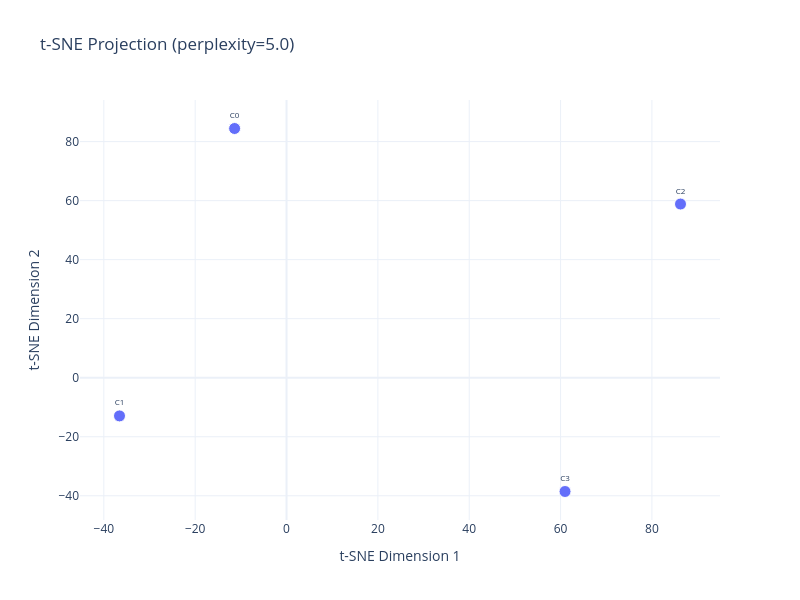

The notebook cell saved with this chart:
### Code cell
# ============================================================
# t-SNE Projection
# ============================================================
with utils.Timer('t-SNE'):
    tsne_2d = utils.compute_tsne_embedding(
        COMBINED_FEATURES,
        n_components=cfg.embedding.tsne_n_components,
        perplexity=cfg.embedding.tsne_perplexity,
        n_iter=cfg.embedding.tsne_n_iter,
        random_state=cfg.embedding.tsne_random_state,
    )

fig_tsne = viz.plot_embedding_2d(
    tsne_2d,
    component_ids=[c.component_id for c in components],
    title=f't-SNE Projection (perplexity={cfg.embedding.tsne_perplexity})',
    method_name='t-SNE',
)
fig_tsne.show()

### Figure 1 — Plotly figure (JSON) as saved in the notebook; plotly's stock layout.template omitted (floating-point values rounded to 4 significant figures)
{"data": [{"hoverinfo": "text", "hovertext": ["Component 0", "Component 1", "Component 2", "Component 3"], "marker": {"colorscale": [[0, "#440154"], [0.1111, "#482878"], [0.2222, "#3e4989"], [0.3333, "#31688e"], [0.4444, "#26828e"], [0.5556, "#1f9e89"], [0.6667, "#35b779"], [0.7778, "#6ece58"], [0.8889, "#b5de2b"], [1, "#fde725"]], "line": {"color": "white", "width": 1}, "showscale": false, "size": 12}, "mode": "markers+text", "text": ["C0", "C1", "C2", "C3"], "textfont": {"size": 8}, "textposition": "top center", "type": "scatter", "x": [-11.37, -36.57, 86.26, 60.97], "y": [84.43, -12.94, 58.84, -38.55]}], "layout": {"height": 600, "hovermode": "closest", "title": {"text": "t-SNE Projection (perplexity=5.0)"}, "width": 800, "xaxis": {"title": {"text": "t-SNE Dimension 1"}}, "yaxis": {"title": {"text": "t-SNE Dimension 2"}}}}
